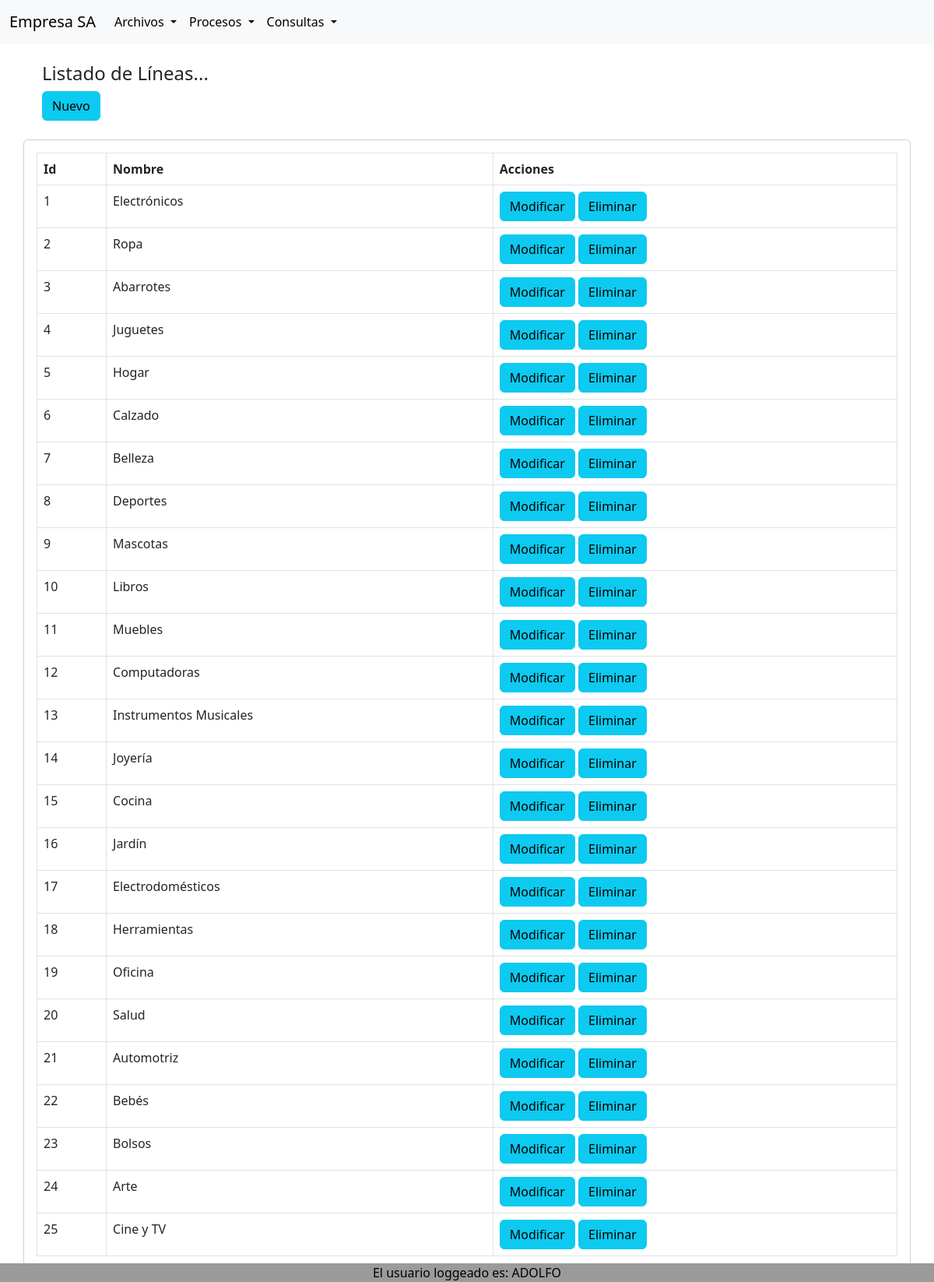
Screenshot of /linea_lista.php (signed in) with the database file from the repository.
### tables this page shows
CREATE TABLE `linea` (
  `id` int(11) NOT NULL,
  `nombre` varchar(50) NOT NULL
);

### clases/linea.php (called while the page is built, shortened)
<?php
class Linea {
    private $conn;
    public function conectar_db($cn){
        $this->conn = $cn;
    }
    public function listaline(){
        $sql = "SELECT * FROM linea";
        $res = mysqli_query($this->conn, $sql);
        return $res;
    }
}
?>

### linea_lista.php (the view, shortened to what this page needs)
<?php
include_once('header.php');
include_once('clases/linea.php');
$conexion = connect_db();
$linea = new Linea();
$linea->conectar_db($conexion);
$datos_linea = $linea->listaline();
if ($datos_linea){
    ?>
    <div class="container p-12">
        <div class="row">
        <div class="container p-4">
        <h4>Listado de Líneas...</h4>
        <a href="linea_agregaForm.php" class="btn btn-info add-new">Nuevo</a>
        </div>
        <div class="card card-body">
            <table class="table table-bordered">
            <thead>
                <tr>
                    <th>Id</th>
                    <th>Nombre</th>
                    <th>Acciones</th>
                </tr>
            </thead>
            <tbody>
    <?php
    while ($row=mysqli_fetch_array($datos_linea)){
        $id = $row['id'];
        $nombre = $row['nombre'];
    ?>
            <tr>
                <td><?php echo $id; ?></td>
                <td><?php echo $nombre; ?></td>
                <td>
                    <a href="linea_modificaForm.php?codigo=<?php echo $id; ?>" class="btn btn-info add-new">Modificar</a>
                    <a href="linea_elimina.php?codigo=<?php echo $id; ?>" class="btn btn-info add-new">Eliminar</a>
                </td>
            </tr>
         <?php
    }
    ?>
    </tbody>
   </table>
            </div>
        </div>
    </div>
<?php
}
include('footer.php');
?>

### rows the page displays
linea: id "1", nombre "Electrónicos"
linea: id "2", nombre "Ropa"
linea: id "3", nombre "Abarrotes"
linea: id "4", nombre "Juguetes"
linea: id "5", nombre "Hogar"
linea: id "6", nombre "Calzado"
linea: id "7", nombre "Belleza"
linea: id "8", nombre "Deportes"
linea: id "9", nombre "Mascotas"
linea: id "10", nombre "Libros"
linea: id "11", nombre "Muebles"
linea: id "12", nombre "Computadoras"
linea: id "13", nombre "Instrumentos Musicales"
linea: id "14", nombre "Joyería"
linea: id "15", nombre "Cocina"
linea: id "16", nombre "Jardín"
linea: id "17", nombre "Electrodomésticos"
linea: id "18", nombre "Herramientas"
linea: id "19", nombre "Oficina"
linea: id "20", nombre "Salud"
linea: id "21", nombre "Automotriz"
linea: id "22", nombre "Bebés"
linea: id "23", nombre "Bolsos"
linea: id "24", nombre "Arte"
linea: id "25", nombre "Cine y TV"

### other values shown
$_SESSION["nombre"] "ADOLFO"
